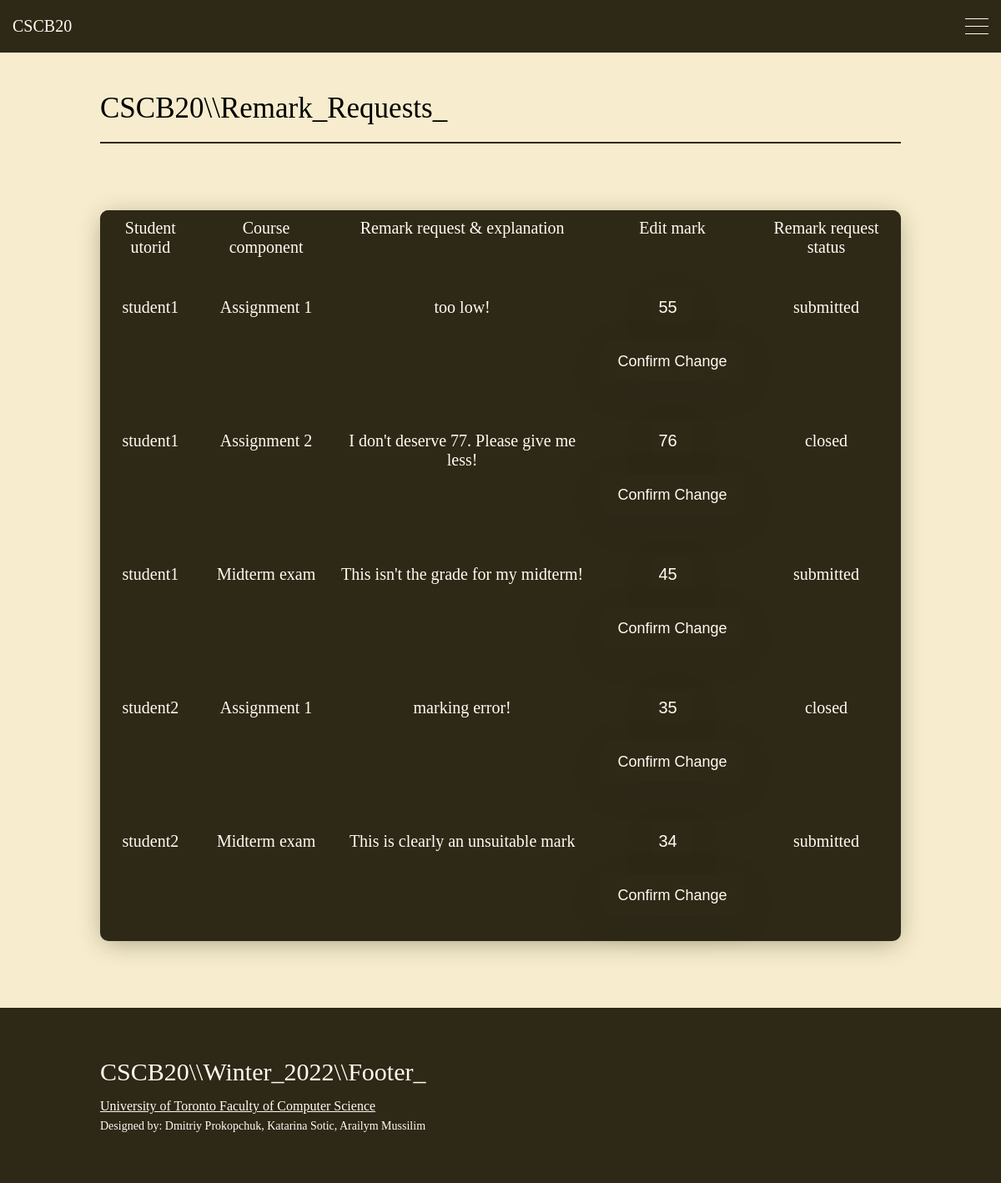
/remark, run on an earlier commit of the app's database.
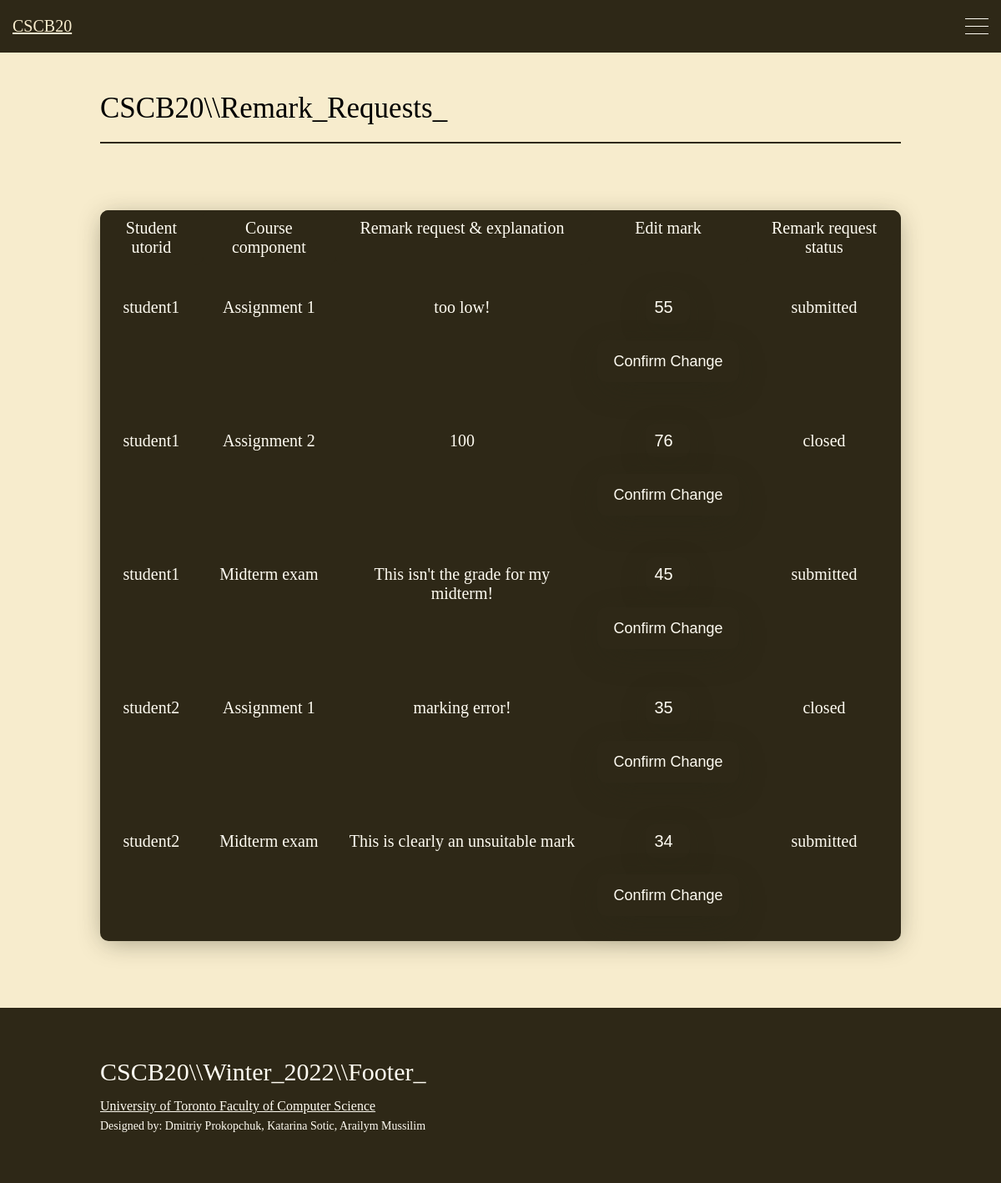
And on a later commit of the database.
### app.py (models this page shows, shortened)
class Remark(db.Model):
    __tablename__ = 'Remark'
    utorid = db.Column(db.String(20), db.ForeignKey('RegisteredUsers.utorid'), primary_key=True, nullable=False)
    coursecomponent = db.Column(db.String(100), nullable=False, primary_key=True)
    mark = db.Column(db.Integer, nullable = False)
    remark = db.Column(db.String(300), primary_key=True, nullable=False)
    remarkstatus = db.Column(db.String(20), nullable=False)

### app.py (the view, shortened to what this page needs)
@app.route('/remark', methods = ['GET', 'POST'])
def remark():
    if request.method == 'GET':
        user = db.engine.execute("select * from Remark ORDER BY utorid, coursecomponent").all()
        return render_template('remark.html', user=user)

### templates/remark.html (shortened to what this page needs)
{% extends "loginsuccess_temp.html" %}
{% block content %}
        <div class = "content-wrapper">
            <p class="huge-title">CSCB20\\Remark_Requests<span class = "underline-animation">_</span></p>
            <div class="linebr"></div>
            <div id="table">
                <div id="table-header">
                    <div class="table-header-cell">Student utorid</div>
                    <div class="table-header-cell">Course component</div>
                    <div class="table-header-cell">Remark request & explanation</div>
                    <div class="table-header-cell">Edit mark</div>
                    <div class="table-header-cell">Remark request status</div>
                </div>
                {% for user in user %}
                <div id="table-body">
                    <div class="table-row">
                        <div class="table-body-cell">{{ user[0] }}</div>
                        <div class="table-body-cell">{{ user[1] }}</div>
                        <div class="table-body-cell">{{ user[3] }}</div>
                        <div class="table-body-cell">
                            <form  action="remark" method = "post">
                                <input class = "number-input" type="remark" name="remark" required value = "{{ user[2] }}">
                                <button type = "submit" class = "general-button">Confirm Change</button>
                            </form>
                        </div>
                        <div class="table-body-cell">{{ user[4] }}</div>
                    </div>
                </div>
                {% endfor %}
                </div>
            </div>
        {% endblock %}

### templates/loginsuccess_temp.html (shortened to what this page needs)
<!DOCTYPE html>
<html>
<head>
	<link rel="stylesheet" href="{{ url_for('static', filename='css/styles.css') }}">
</head>
<body>
	<nav id = "navbar">
		<div id = "mobile-nav">
			<a class = "navbutton mobile-nav-home" href="{{ url_for('login_success')}}">CSCB20</a>
			<label id = "mobile-nav-label" for = "mobile-nav-toggle">
				<span></span>
			</label>
		</div>
	</nav>
    {% block content %}
    {% endblock %}
	<div id = "footer">
		<div class = "footer-wrapper">
			<p class = "big-title footer-title">CSCB20\\Winter_2022\\Footer<span class = "underline-animation">_</span></p>
			<a target = "_blank" class = "small-title dark-link footer-link " href="https://web.cs.toronto.edu/">University of Toronto Faculty of Computer Science</a>
			<p class = "footer-tiny">Designed by: Dmitriy Prokopchuk, Katarina Sotic, Arailym Mussilim</p>
		</div>
	</div>
</body>
</html>

### static/css/styles.css (style rules this page uses)
html { scroll-behavior: smooth; }
body { background-color: #f7eccd; margin: 0px; font-size: 20px; padding: 0; }
input { width: 60%; height: 20px; background: #2e2817; color:#fffcf2; justify-content: center; display: flex; margin: 20px auto; padding: 10px; border: none; outline: none; font-size: 20px; border-radius: 10px; box-shadow: rgba(39, 37, 22, 0.42) 0px 10px 40px -10px; }
button { width: 60%; height: 40px; margin: 10px auto; justify-content: center; display: block; color: #fff; background: #2e2817; font-size: 1em; margin-top: 20px; outline: none; border: none; border-radius: 5px; transition: .2s ease-in; cursor: pointer; padding:0px 10px 0px 10px; box-sizing: content-box; }
p, ul { margin-block-start: 0.5em; margin-block-end: 0.5em; }
#navbar { display: flex; background-color: #2e2817; font-size: 20px; height: 63px; width: 100%; position: fixed; flex-direction: row; justify-content: center; align-items: center; z-index: 1000; }
#footer { min-height:200px; background-color: #2e2817; width: 100%; display: block; color:#fffcf2; z-index: 1; }
::placeholder { color:rgba(255,255,255,0.6); }
.general-button { font-size: 18px; color:#fffcf2; background-color: #2e2817; height: 50px; min-width: 150px; border: none; border-radius: 10px; transition: all 0.2s; box-shadow: rgba(39, 37, 22, 0.42) 0px 10px 40px -10px; transform: perspective(1000px); }
.footer-title { width:100%; color:#fffcf2; }
.footer-wrapper { width: 80%; margin: 0 auto 0 auto; display: flex; flex-wrap: wrap; }
.footer-tiny { font-size: 14px; color: #fffcf2; margin-bottom: 60px; }
.footer-link { width:100%; margin:0 auto 0 auto; display: flex; }
.dark-link, .table-body-cell a { color:#fffcf2; text-decoration: underline; text-decoration-color: rgba(255,252,242,1); transition: all 0.2s; }
.navbutton { width: auto; height: auto; padding: 20px 15px 20px 15px; margin: 0; color: #fffcf2; text-decoration: underline; text-decoration-color: rgba(255,252,242,0); text-align: center; transition: all 0.2s; }
.content-wrapper { width: 80%; display: block; padding-top: 50px; margin: auto; min-height: 100vh; padding-bottom: 80px; transform: translate3d(0px, 0px, 0px); -webkit-transform: translate3d(0px, 0px, 0px); }
.huge-title { font-size: 50px; margin-top: 60px; margin-bottom: 0px; overflow: overlay; }
.big-title { font-size: 30px; margin-top: 60px; margin-bottom: 15px; }
.small-title { font-size: 16px; }
.linebr { border-bottom: 2px solid #2e2817; text-decoration-color: rgba(255,252,242,1); width: 100%; margin-top: 20px; }
.underline-animation { animation-name: underline-animation; animation-duration: 1.5s; animation-iteration-count: infinite; }
#table { width:100%; display: table; padding-bottom: 10px; background-color: #2e2817; border-radius: 10px; color: #fffcf2; box-shadow: rgba(39, 37, 22, 0.42) 0px 5px 30px -5px; }
#table-header { display: table-header-group; background-color:#2e2817; color:#fffcf2; font-size: 25px; }
.table-header-cell { display: table-cell; padding: 10px 5px 10px 5px; text-align: center; border-radius: 10px; }
#table-body { display: table-row-group; }
.table-row { display: table-row; }
.table-body-cell { display: table-cell; text-align: center; padding: 10px; }
.number-input { width:33px; overflow: visible; }
#mobile-nav { width: 100%; display: flex; flex-direction: row; }
#mobile-nav-label { cursor: pointer; float: right; display: none; }
#mobile-nav-label>span { height: 1px; margin: 31px 0px 31px 0px; background-color: #fffcf2; width: 28px; transition: all 0.2s; }
#mobile-nav-label>span::after, #mobile-nav-label>span::before { background-color: #fffcf2; display: block; content: ""; top: -10px; position: relative; height: 1px; width: 100%; transition: all 0.2s; }
#mobile-nav-label>span::before { top: 9px; }
#mobile-nav { display:none; }
@media screen and (max-width: 1216px) { #mobile-nav-label { display: inline-flex; float: right; margin-right: 15px; margin-left: auto; } }
@media screen and (max-width: 1216px) { #navbar { flex-direction: column; height: auto; min-height: 49px; } }
@media screen and (max-width: 1216px) { .navbutton { width: 100%; padding: 10px; box-sizing: border-box; } }
@media screen and (max-width: 1216px) { .mobile-nav-home { width: auto; padding: 20px 15px 20px 15px; } }
@media screen and (max-width: 1216px) { #mobile-nav { display:flex; } }
@media screen and (max-width: 1216px) { .huge-title { font-size: 35px; } }
@media screen and (max-width: 1216px) { #table-header { font-size: 20px; } }

What changed in the data, as far as the page shows it:
changed Remark "Assignment 2": remark "I don't deserve 77. Please give me less!" → "100"
